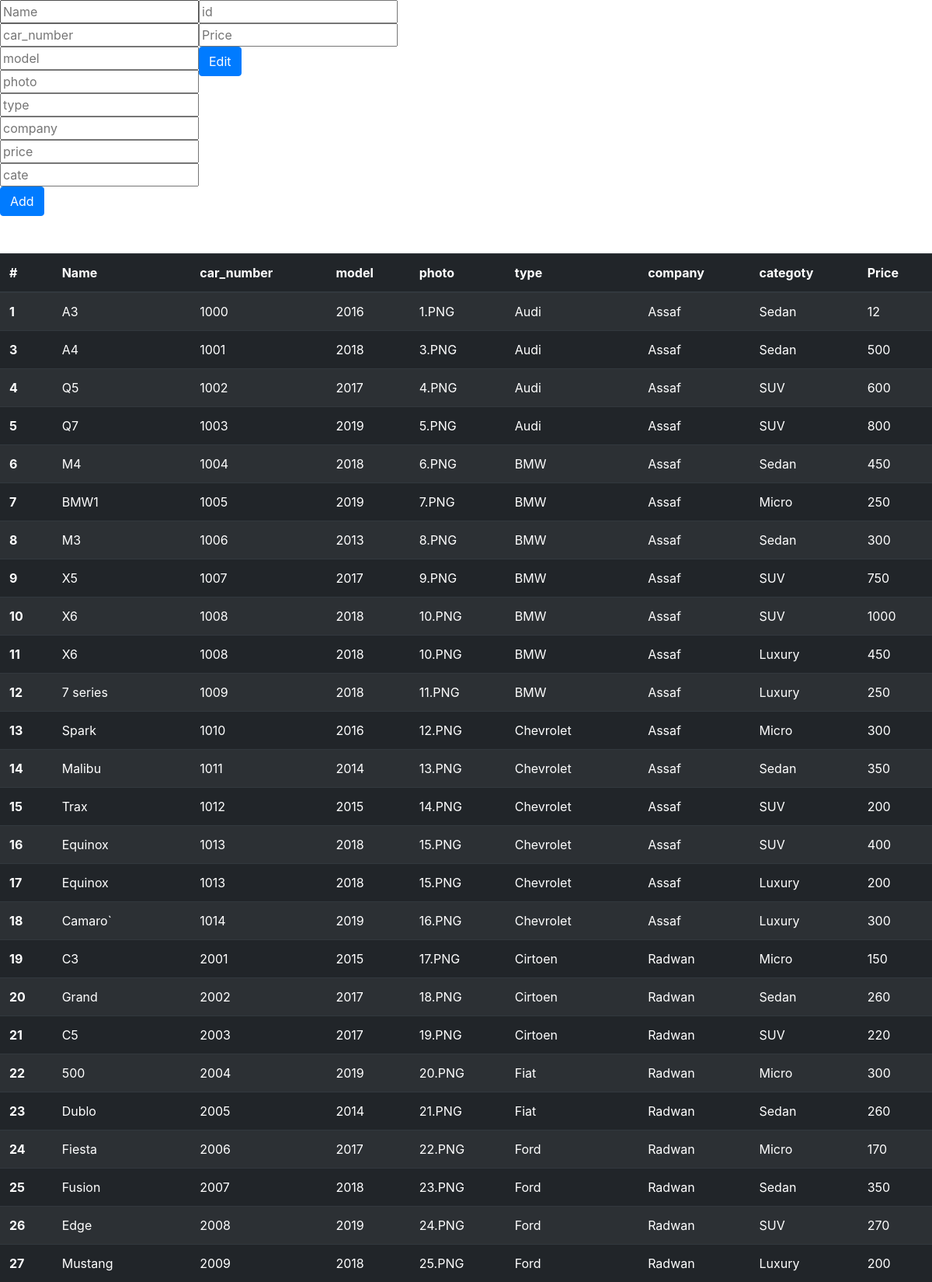
Page /carrr (upper part) on the committed database.
### app1/models.py (models this page shows, shortened)
class Car(models.Model):
    name = models.CharField(max_length=255)
    car_number = models.IntegerField()
    model = models.IntegerField()
    photo = models.CharField(max_length=255)
    price = models.IntegerField()
    status = models.BooleanField()
    type = models.ForeignKey(Car_Type, related_name="cars", on_delete = models.CASCADE)
    company = models.ForeignKey(Company, related_name="cars", on_delete = models.CASCADE)
    cate = models.ForeignKey(Category, related_name="cars",on_delete=models.CASCADE)
    created_at = models.DateTimeField(auto_now_add=True)
    updated_at = models.DateTimeField(auto_now=True)

class Car_Type(models.Model):
    type = models.CharField(max_length=255)
    created_at = models.DateTimeField(auto_now_add=True)
    updated_at = models.DateTimeField(auto_now=True)

class Company(models.Model):
    name = models.CharField(max_length=255)
    rate = models.IntegerField()
    email = models.TextField(max_length=500)
    password = models.TextField(max_length=500)
    cities = models.ManyToManyField(City, related_name="companies")
    created_at = models.DateTimeField(auto_now_add=True)
    updated_at = models.DateTimeField(auto_now=True)

class Category(models.Model):
    name=models.CharField(max_length=255)
    created_at = models.DateTimeField(auto_now_add=True)
    updated_at = models.DateTimeField(auto_now=True)

### app1/views.py (the view)
# urls.py: path('carrr', views.carrr),
def carrr(request):
    data = {
        'all': Car.objects.all()
    }
    return render(request, 'add_car.html', data)

### app1/templates/add_car.html (shortened to what this page needs)
<!DOCTYPE html>
<html lang="en">
<head>
    <link rel="stylesheet" href="https://maxcdn.bootstrapcdn.com/bootstrap/4.0.0/css/bootstrap.min.css">
</head>
<body>
    <article>
        <form action="/add_car" method="POST">
            <div class="form_item">
                <input type="text" name="name" placeholder="Name">
            </div>
            <div class="form_item">
                <input type="number" name="car_number" placeholder="car_number">
            </div>
            <div class="form_item">
                <input type="number" name="model" placeholder="model">
            </div>
            <div class="form_item">
                <input type="text" name="photo" placeholder="photo">
            </div>
            <div class="form_item">
                <input type="text" name="type" placeholder="type">
            </div>
            <div class="form_item">
                <input type="text" name="company" placeholder="company">
            </div>
            <div class="form_item">
                <input type="text" name="price" placeholder="price">
            </div>
            <div class="form_item">
                <input type="text" name="cate" placeholder="cate">
            </div>
            <button type="submit" class="btn btn-primary">Add</button>
        </form>
        <form action="/add_car" method="POST">
            <div class="form_item">
                <input type="number" name="id" placeholder="id">
            </div>
            <div class="form_item">
                <input type="number" name="price" placeholder="Price">
            </div>
            <button type="submit" class="btn btn-primary">Edit</button>
        </form>
    </article>
    <br><br>
    <table class="table table-striped table-dark">
        <thead>
            <tr>
            <th scope="col">#</th>
            <th scope="col">Name</th>
            <th scope="col">car_number</th>
            <th scope="col">model</th>
            <th scope="col">photo</th>
            <th scope="col">type</th>
            <th scope="col">company</th>
            <th scope="col">categoty</th>
            <th scope="col">Price</th>
            </tr>
        </thead>
        <tbody>
            {% for x in all %}
            <tr>
            <th scope="row"> {{ x.id }} </th>
            <td> {{ x.name }} </td>
            <td> {{ x.car_number }} </td>
            <td> {{ x.model }} </td>
            <td> {{ x.photo }} </td>
            <td> {{ x.type.type }} </td>
            <td> {{ x.company.name }} </td>
            <td> {{ x.cate.name }} </td>
            <td> {{ x.price }} </td>
            </tr>
            {% endfor %}
        </tbody>
    </table>
</body>
</html>

### app1/templates/add_car.html (style rules this page uses)
article { display: flex; }

### rows in the picture
Car: id "1", name "A3", car_number "1000", model "2016", photo "1.PNG", type.type "Audi", company.name "Assaf", cate.name "Sedan", price "12"
Car: id "3", name "A4", car_number "1001", model "2018", photo "3.PNG", type.type "Audi", company.name "Assaf", cate.name "Sedan", price "500"
Car: id "4", name "Q5", car_number "1002", model "2017", photo "4.PNG", type.type "Audi", company.name "Assaf", cate.name "SUV", price "600"
Car: id "5", name "Q7", car_number "1003", model "2019", photo "5.PNG", type.type "Audi", company.name "Assaf", cate.name "SUV", price "800"
Car: id "6", name "M4", car_number "1004", model "2018", photo "6.PNG", type.type "BMW", company.name "Assaf", cate.name "Sedan", price "450"
Car: id "7", name "BMW1", car_number "1005", model "2019", photo "7.PNG", type.type "BMW", company.name "Assaf", cate.name "Micro", price "250"
Car: id "8", name "M3", car_number "1006", model "2013", photo "8.PNG", type.type "BMW", company.name "Assaf", cate.name "Sedan", price "300"
Car: id "9", name "X5", car_number "1007", model "2017", photo "9.PNG", type.type "BMW", company.name "Assaf", cate.name "SUV", price "750"
Car: id "10", name "X6", car_number "1008", model "2018", photo "10.PNG", type.type "BMW", company.name "Assaf", cate.name "SUV", price "1000"
Car: id "11", name "X6", car_number "1008", model "2018", photo "10.PNG", type.type "BMW", company.name "Assaf", cate.name "Luxury", price "450"
Car: id "12", name "7 series", car_number "1009", model "2018", photo "11.PNG", type.type "BMW", company.name "Assaf", cate.name "Luxury", price "250"
Car: id "13", name "Spark", car_number "1010", model "2016", photo "12.PNG", type.type "Chevrolet", company.name "Assaf", cate.name "Micro", price "300"
Car: id "14", name "Malibu", car_number "1011", model "2014", photo "13.PNG", type.type "Chevrolet", company.name "Assaf", cate.name "Sedan", price "350"
Car: id "15", name "Trax", car_number "1012", model "2015", photo "14.PNG", type.type "Chevrolet", company.name "Assaf", cate.name "SUV", price "200"
Car: id "16", name "Equinox", car_number "1013", model "2018", photo "15.PNG", type.type "Chevrolet", company.name "Assaf", cate.name "SUV", price "400"
Car: id "17", name "Equinox", car_number "1013", model "2018", photo "15.PNG", type.type "Chevrolet", company.name "Assaf", cate.name "Luxury", price "200"
Car: id "18", name "Camaro`", car_number "1014", model "2019", photo "16.PNG", type.type "Chevrolet", company.name "Assaf", cate.name "Luxury", price "300"
Car: id "19", name "C3", car_number "2001", model "2015", photo "17.PNG", type.type "Cirtoen", company.name "Radwan", cate.name "Micro", price "150"
Car: id "20", name "Grand", car_number "2002", model "2017", photo "18.PNG", type.type "Cirtoen", company.name "Radwan", cate.name "Sedan", price "260"
Car: id "21", name "C5", car_number "2003", model "2017", photo "19.PNG", type.type "Cirtoen", company.name "Radwan", cate.name "SUV", price "220"
Car: id "22", name "500", car_number "2004", model "2019", photo "20.PNG", type.type "Fiat", company.name "Radwan", cate.name "Micro", price "300"
Car: id "23", name "Dublo", car_number "2005", model "2014", photo "21.PNG", type.type "Fiat", company.name "Radwan", cate.name "Sedan", price "260"
Car: id "24", name "Fiesta", car_number "2006", model "2017", photo "22.PNG", type.type "Ford", company.name "Radwan", cate.name "Micro", price "170"
Car: id "25", name "Fusion", car_number "2007", model "2018", photo "23.PNG", type.type "Ford", company.name "Radwan", cate.name "Sedan", price "350"
Car: id "26", name "Edge", car_number "2008", model "2019", photo "24.PNG", type.type "Ford", company.name "Radwan", cate.name "SUV", price "270"
Car: id "27", name "Mustang", car_number "2009", model "2018", photo "25.PNG", type.type "Ford", company.name "Radwan", cate.name "Luxury", price "200"
